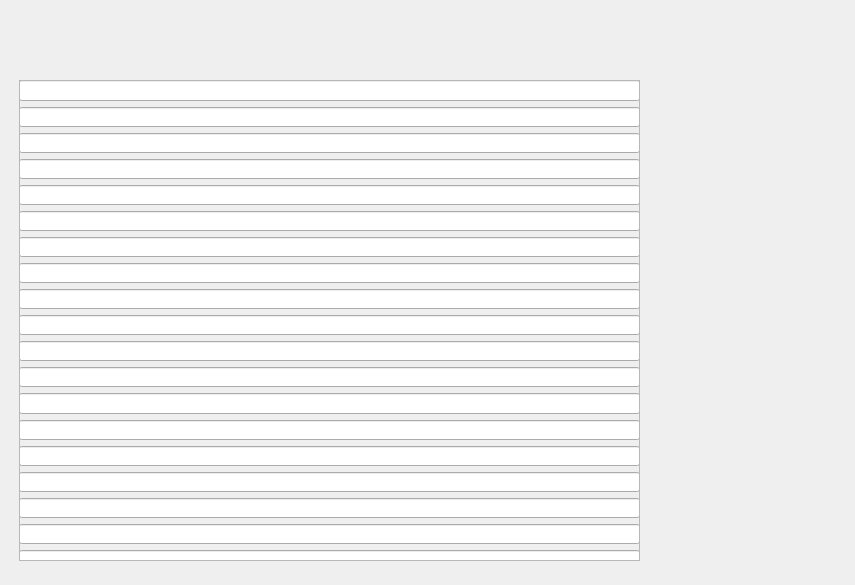
<?xml version="1.0" encoding="UTF-8"?>
<ui version="4.0">
 <class>Form</class>
 <widget class="QWidget" name="Form">
  <property name="geometry">
   <rect>
    <x>0</x>
    <y>0</y>
    <width>855</width>
    <height>585</height>
   </rect>
  </property>
  <property name="windowTitle">
   <string>Form</string>
  </property>
  <widget class="QScrollArea" name="scrollArea">
   <property name="geometry">
    <rect>
     <x>19</x>
     <y>80</y>
     <width>621</width>
     <height>481</height>
    </rect>
   </property>
   <property name="widgetResizable">
    <bool>true</bool>
   </property>
   <widget class="QWidget" name="scrollAreaWidgetContents">
    <property name="geometry">
     <rect>
      <x>0</x>
      <y>0</y>
      <width>619</width>
      <height>479</height>
     </rect>
    </property>
    <widget class="QWidget" name="verticalLayoutWidget">
     <property name="geometry">
      <rect>
       <x>-1</x>
       <y>-1</y>
       <width>621</width>
       <height>620</height>
      </rect>
     </property>
     <layout class="QVBoxLayout" name="verticalLayout">
      <item>
       <widget class="QLineEdit" name="lineEdit_2"/>
      </item>
      <item>
       <widget class="QLineEdit" name="lineEdit_18"/>
      </item>
      <item>
       <widget class="QLineEdit" name="lineEdit_17"/>
      </item>
      <item>
       <widget class="QLineEdit" name="lineEdit_16"/>
      </item>
      <item>
       <widget class="QLineEdit" name="lineEdit_14"/>
      </item>
      <item>
       <widget class="QLineEdit" name="lineEdit_12"/>
      </item>
      <item>
       <widget class="QLineEdit" name="lineEdit_11"/>
      </item>
      <item>
       <widget class="QLineEdit" name="lineEdit_20"/>
      </item>
      <item>
       <widget class="QLineEdit" name="lineEdit_3"/>
      </item>
      <item>
       <widget class="QLineEdit" name="lineEdit_21"/>
      </item>
      <item>
       <widget class="QLineEdit" name="lineEdit_22"/>
      </item>
      <item>
       <widget class="QLineEdit" name="lineEdit_24"/>
      </item>
      <item>
       <widget class="QLineEdit" name="lineEdit_23"/>
      </item>
      <item>
       <widget class="QLineEdit" name="lineEdit_4"/>
      </item>
      <item>
       <widget class="QLineEdit" name="lineEdit_13"/>
      </item>
      <item>
       <widget class="QLineEdit" name="lineEdit_15"/>
      </item>
      <item>
       <widget class="QLineEdit" name="lineEdit_5"/>
      </item>
      <item>
       <widget class="QLineEdit" name="lineEdit_7"/>
      </item>
      <item>
       <widget class="QLineEdit" name="lineEdit_8"/>
      </item>
      <item>
       <widget class="QLineEdit" name="lineEdit_9"/>
      </item>
      <item>
       <widget class="QLineEdit" name="lineEdit_6"/>
      </item>
      <item>
       <widget class="QLineEdit" name="lineEdit_10"/>
      </item>
      <item>
       <widget class="QLineEdit" name="lineEdit_19"/>
      </item>
      <item>
       <widget class="QLineEdit" name="lineEdit"/>
      </item>
     </layout>
    </widget>
   </widget>
  </widget>
 </widget>
 <resources/>
 <connections/>
</ui>
